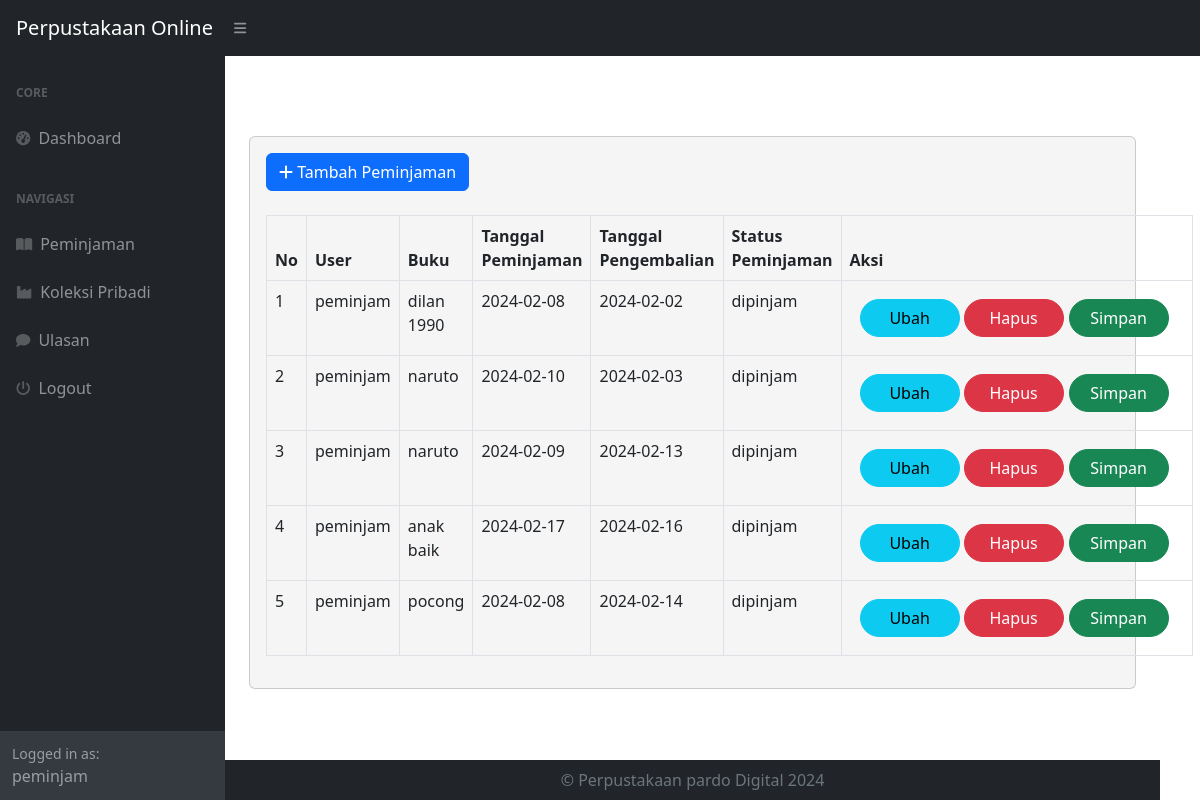
/index.php?page=peminjaman (signed in), run on the app's committed database.
### tables this page shows
CREATE TABLE `peminjaman` (
  `id_peminjaman` int(11) NOT NULL,
  `id_user` int(11) DEFAULT NULL,
  `id_buku` int(11) DEFAULT NULL,
  `tanggal_peminjaman` varchar(225) DEFAULT NULL,
  `tanggal_pengembalian` varchar(225) DEFAULT NULL,
  `status_peminjaman` enum('dipinjam','dikembalikan') DEFAULT NULL
);

CREATE TABLE `user` (
  `id_user` int(11) NOT NULL,
  `nama` varchar(225) DEFAULT NULL,
  `username` varchar(225) DEFAULT NULL,
  `password` varchar(225) DEFAULT NULL,
  `email` varchar(225) DEFAULT NULL,
  `alamat` text DEFAULT NULL,
  `no_telepon` varchar(225) DEFAULT NULL,
  `level` enum('admin','petugas','peminjam') DEFAULT NULL
);

CREATE TABLE `buku` (
  `id_buku` int(11) NOT NULL,
  `id_kategori` int(11) DEFAULT NULL,
  `judul` varchar(225) DEFAULT NULL,
  `penulis` varchar(225) DEFAULT NULL,
  `penerbit` varchar(225) DEFAULT NULL,
  `tahun_terbit` varchar(225) DEFAULT NULL,
  `deskripsi` text DEFAULT NULL
);

### peminjaman.php (the view, shortened to what this page needs)
<?php
 include "do.php";
?>
<h1 class="mt-4">Peminjaman Buku</h1>
<div class="card">
    <div class="card-body">
        <div class="row">
            <div class="col-md-12">
                <a href="?page=peminjaman_tambah" class="btn btn-primary"><i class="fa fa-plus"></i> Tambah Peminjaman</a>
                <br><br>
                <table class="table table-bordered" id="dataTable" width="100%" cellspacing="0">
                    <thead>
                        <tr>
                            <th>No</th>
                            <th>User</th>
                            <th>Buku</th>
                            <th>Tanggal Peminjaman</th>
                            <th>Tanggal Pengembalian</th>
                            <th>Status Peminjaman</th>
                            <th>Aksi</th>
                        </tr>
                    </thead>
                    <tbody>
                        <?php
                        $i = 1;
                        $query = mysqli_query($koneksi, "SELECT * FROM peminjaman LEFT JOIN user ON user.id_user = peminjaman.id_user LEFT JOIN buku ON buku.id_buku = peminjaman.id_buku WHERE peminjaman.id_user = " . $_SESSION['user']['id_user']);
                        while ($data = mysqli_fetch_array($query)) {
                            $nama = $data['nama'];
                            $judul = $data['judul'];
                            $tglpeminjam = $data['tanggal_peminjaman'];
                            $tglkembali = $data['tanggal_pengembalian'];
                            $status = $data['status_peminjaman'];
                            ?>
                            <tr>
                                <td><?= $i++; ?></td>
                                <td><?= $nama; ?></td>
                                <td><?= $judul; ?></td>
                                <td><?= $tglpeminjam; ?></td>
                                <td><?= $tglkembali; ?></td>
                                <td><?= $status; ?></td>
                                <td>
                                <div class="btn-group" role="group" aria-label="Actions" style="padding: 10px;">
                                    <?php if ($status != 'dikembalikan') : ?>
                                        <a href="?page=peminjaman_ubah&&id=<?= $data['id_peminjaman']; ?>" class="btn btn-info" style="margin-right: 5px; border-radius: 20px; min-width: 100px;">Ubah</a>
                                        <a onclick="return confirm('Apakah anda yakin menghapus data ini?');" href="?page=peminjaman_hapus&&id=<?= $data['id_peminjaman']; ?>" class="btn btn-danger" style="margin-right: 5px; border-radius: 20px; min-width: 100px;">Hapus</a>
                                        <form method="post" action="simpan_koleksi.php" style="margin-right: 5px;">
                                            <button type="submit" name="simpan" class="btn btn-success" style="border-radius: 20px; min-width: 100px;" onclick="return confirm('Apakah anda yakin menyimpan data ini?'); this.innerHTML = 'Tersimpan';">Simpan</button>
                                        </form>
                                    <?php endif; ?>
                                </div>
                            </td>
                            </tr>
                            <?php
                        }
                        ?>
                    </tbody>
                </table>
            </div>
        </div>
    </div>
 </div>

### index.php (shortened to what this page needs)
<!DOCTYPE html>
<html lang="en">
    <head>
        <link href="https://cdn.jsdelivr.net/npm/simple-datatables@7.1.2/dist/style.min.css" rel="stylesheet" />
        <link href="css/styles.css" rel="stylesheet" />
    </head>
    <body class="sb-nav-fixed">
        <nav class="sb-topnav navbar navbar-expand navbar-dark bg-dark">
            <a class="navbar-brand ps-3" href="index.html">Perpustakaan Online</a>
                <button class="btn btn-link btn-sm order-1 order-lg-0" id="sidebarToggle" href="#"><i class="fas fa-bars"></i></button>
        </nav>
        <div id="layoutSidenav">
            <div id="layoutSidenav_nav">
                <nav class="sb-sidenav accordion sb-sidenav-dark" id="sidenavAccordion">
                    <div class="sb-sidenav-menu">
                        <div class="nav">
                            <div class="sb-sidenav-menu-heading">Core</div>
                            <a class="nav-link" href="?">
                                <div class="sb-nav-link-icon"><i class="fas fa-tachometer-alt"></i></div>
                                Dashboard
                            </a>
                            <div class="sb-sidenav-menu-heading">Navigasi</div>
                            <?php
                                if($_SESSION['user']['level'] !='peminjam'){
                            ?>
                            <a class="nav-link" href="?page=kategori">
                                <div class="sb-nav-link-icon"><i class="fas fa-table"></i></div>
                                Kategori
                            </a>
                            <a class="nav-link" href="?page=buku">
                                <div class="sb-nav-link-icon"><i class="fas fa-book"></i></div>
                                Buku
                            </a>
                            <?php
                                }else{
                                    ?>
                            <a class="nav-link" href="?page=peminjaman">
                                <div class="sb-nav-link-icon"><i class="fas fa-book-open"></i></div>
                                Peminjaman
                            </a>
                            <a class="nav-link" href="?page=koleksi_pribadi">
                                <div class="sb-nav-link-icon"><i class="fas fa-industry"></i></div>
                                Koleksi Pribadi
                            </a>
                            <?php
                                }
                                ?>
                            <a class="nav-link" href="?page=ulasan">
                                <div class="sb-nav-link-icon"><i class="fas fa-comment"></i></div>
                                Ulasan
                            </a>
                            <a class="nav-link" href="logout.php">
                                <div class="sb-nav-link-icon"><i class="fa fa-power-off"></i></div>
                                Logout
                            </a>
                        </div>
                    </div>
                    <div class="sb-sidenav-footer">
                        <div class="small">Logged in as:</div>
                       <?php echo $_SESSION['user']['nama']; ?>
                    </div>
                </nav>
            </div>
            <div id="layoutSidenav_content">
                <main>
                    <div class="container-fluid px-4">
                        <?php
                            $page = isset($_GET['page']) ? $_GET['page'] :'home';
                            if(file_exists($page . '.php')){
                                include $page . '.php';
                            }else{
                                include '404.php';
                            }
                        ?>
                            <footer class="py-2 bg-dark mt-auto">
                <div class="container">
                    <div class="row">
                        <div class="col-lg-12 text-center">
                            <p class="text-muted mb-0">&copy; Perpustakaan pardo Digital 2024</p>
                        </div>
                    </div>
                </div>
                                    </footer>
    </body>
</html>

### do.php (shortened to what this page needs)
<body>
</head>
</body>
</html>

### index.php (style rules this page uses)
body { background-image: url('path/to/your/image.jpg'); background-size: cover; background-position: center; }

### do.php (style rules this page uses)
body { background-image: url('assets/img/w.jpg'); background-size: cover; background-repeat: no-repeat; color: #fff; padding-right: 40px; background-position: center; padding-top: 0px; }
.card { background-color: whitesmoke; color: white; }

### data on the page
peminjaman: id_user.nama "peminjam", id_buku.judul "dilan 1990", tanggal_peminjaman "2024-02-08", tanggal_pengembalian "2024-02-02", status_peminjaman "dipinjam"
peminjaman: id_user.nama "peminjam", id_buku.judul "naruto", tanggal_peminjaman "2024-02-10", tanggal_pengembalian "2024-02-03", status_peminjaman "dipinjam"
peminjaman: id_user.nama "peminjam", id_buku.judul "naruto", tanggal_peminjaman "2024-02-09", tanggal_pengembalian "2024-02-13", status_peminjaman "dipinjam"
peminjaman: id_user.nama "peminjam", id_buku.judul "anak baik", tanggal_peminjaman "2024-02-17", tanggal_pengembalian "2024-02-16", status_peminjaman "dipinjam"
peminjaman: id_user.nama "peminjam", id_buku.judul "pocong", tanggal_peminjaman "2024-02-08", tanggal_pengembalian "2024-02-14", status_peminjaman "dipinjam"

### other printed values
$_SESSION['user']['nama'] "peminjam"
